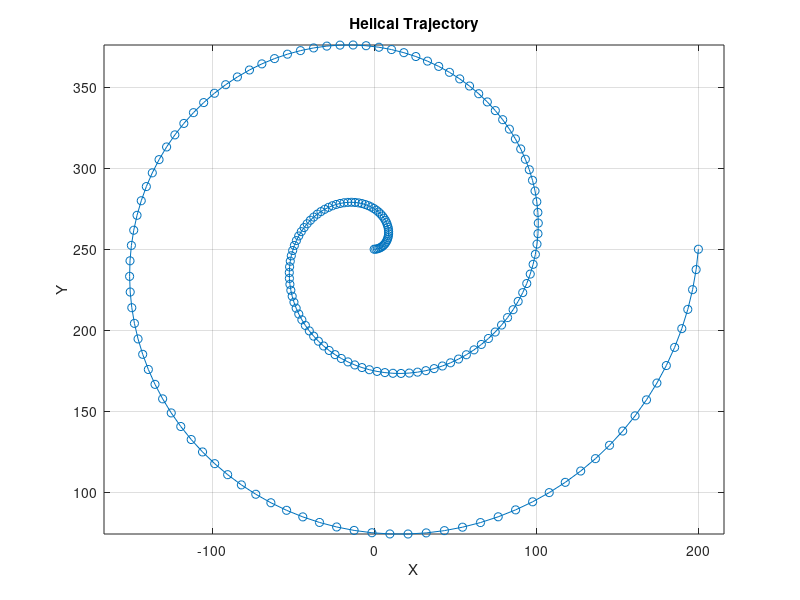

Reproduce this figure in MATLAB.
% 设置螺旋参数
radius_start = 0;        % 起始半径
radius_end = 200;       % 结束半径
z_start = 0;             % 起始高度
z_end = 500;             % 结束高度
turns = 2;              % 螺旋圈数
points_per_turn = 100;   % 每圈的点数

% 计算螺旋线的每一圈的角度和半径的变化
theta = linspace(0, 2 * pi * turns, points_per_turn * turns);
radii = linspace(radius_start, radius_end, points_per_turn * turns);
z = linspace(z_start, z_end, points_per_turn * turns);

% 计算螺旋线的x, y坐标
x = radii .* cos(theta);
y = radii .* sin(theta);

% 将整个螺旋线向y轴正方向移动200个单位
y = y + 250;


% 存储轨迹
trajectory = [x', y'];

% 保存轨迹
save('F:\capstone2025\small_myRIO_Helmholtz PID controller\trajectory_helix.mat', 'trajectory');

% 绘制螺旋轨迹
figure;
plot(trajectory(:, 1), trajectory(:, 2), '-o');
xlabel('X');
ylabel('Y');
title('Helical Trajectory');
axis equal;
grid on;

